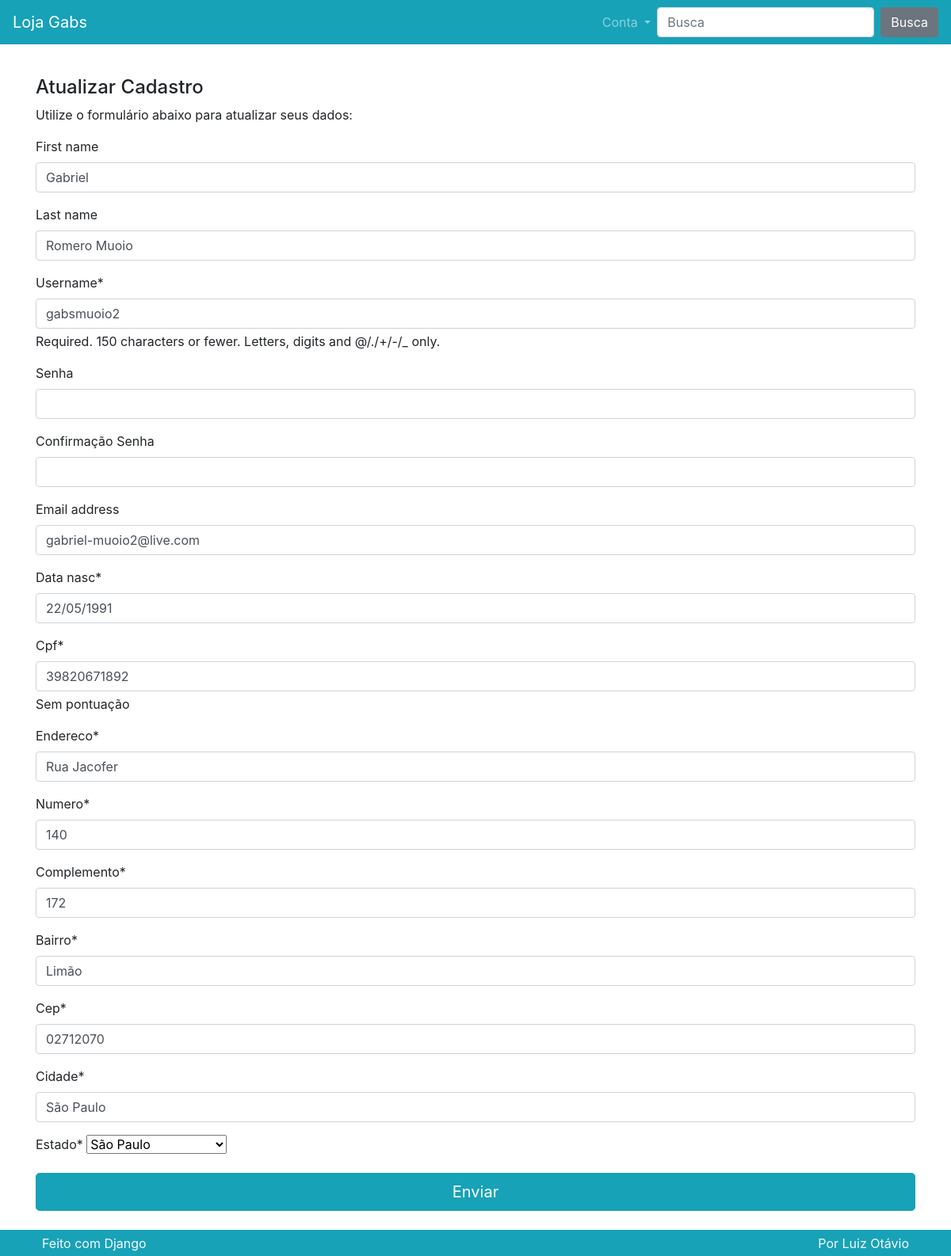
/perfil/ (signed in), run on an earlier commit of the app's database.
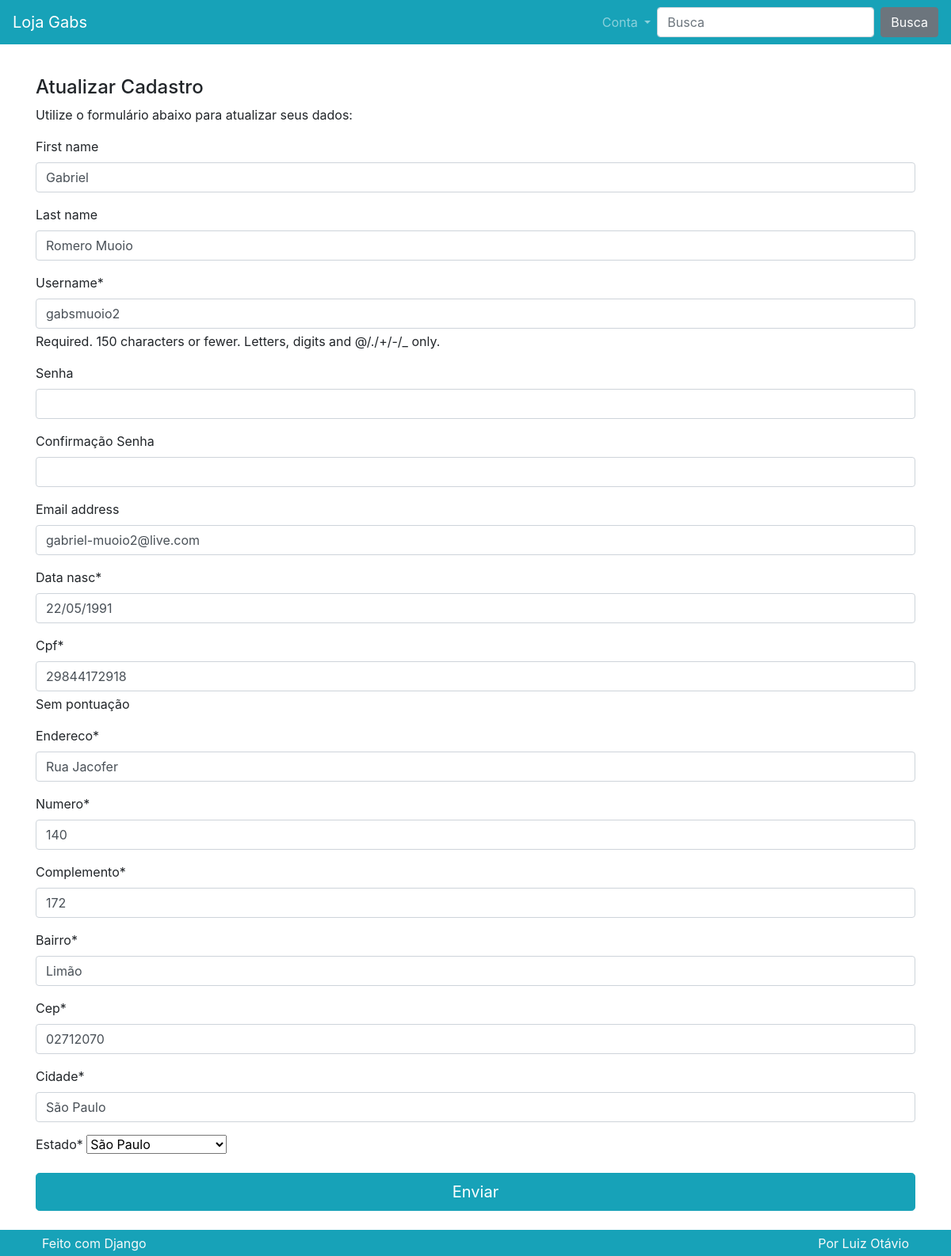
And on a later commit of the database.
### perfil/models.py (models this page shows, shortened)
class Perfil(models.Model):
    class Meta:
        verbose_name = 'Perfil'
        verbose_name_plural = 'Perfis'
        db_table = 'perfil_perfil'
    usuario = models.OneToOneField(User, on_delete=models.CASCADE)
    data_nasc = models.DateField()
    cpf = models.CharField(max_length=11, help_text='Sem pontuação')
    endereco = models.CharField(max_length=50)
    numero = models.CharField(max_length=5)
    complemento = models.CharField(max_length=30)
    bairro = models.CharField(max_length=30)
    cep = models.CharField(max_length=8)
    cidade = models.CharField(max_length=30)
    estado = models.CharField(
        max_length=2,
        default='SP',
        choices=(
            ('AC', 'Acre'),
            ('AL', 'Alagoas'),
            ('AP', 'Amapá'),
            ('AM', 'Amazonas'),
            ('BA', 'Bahia'),
            ('CE', 'Ceará'),
            ('DF', 'Distrito Federal'),
            ('ES', 'Espírito Santo'),
            ('GO', 'Goiás'),
            ('MA', 'Maranhão'),
            ('MT', 'Mato Grosso'),
            ('MS', 'Mato Grosso do Sul'),
            ('MG', 'Minas Gerais'),
            ('PA', 'Pará'),
            ('PB', 'Paraíba'),
            ('PR', 'Paraná'),
            ('PE', 'Pernambuco'),
            ('PI', 'Piauí'),
            ('RJ', 'Rio de Janeiro'),
            ('RN', 'Rio Grande do Norte'),
            ('RS', 'Rio Grande do Sul'),
            ('RO', 'Rondônia'),
            ('RR', 'Roraima'),
            ('SC', 'Santa Catarina'),
            ('SP', 'São Paulo'),
            ('SE', 'Sergipe'),
            ('TO', 'Tocantins'),
        )
    )

### perfil/views.py (the view)
# urls.py: path('', views.Criar.as_view(), name="criar"),
class Criar(BasePerfil):
    def post(self, *args, **kwargs):
        if not self.userform.is_valid() or not self.perfilform.is_valid():
            print('INVÁLIDO')
            messages.error(
                self.request,
                'Existem erros no formulário de cadastro. Favor corrigir!'
            )
            return self.renderizar
        username = self.userform.cleaned_data.get('username')
        password = self.userform.cleaned_data.get('senha')
        email = self.userform.cleaned_data.get('email')
        first_name = self.userform.cleaned_data.get('first_name')
        last_name = self.userform.cleaned_data.get('last_name')
        if self.request.user.is_authenticated:
            print('Autenticado')
            usuario = get_object_or_404(
                User, username=self.request.user.username
            )
            usuario.username = username
            if password:
                usuario.set_password(password)
            usuario.email = email
            usuario.first_name = first_name
            usuario.last_name = last_name
            usuario.save()
            if not self.perfil:
                self.perfilform.cleaned_data['usuario'] = usuario
                perfil = models.Perfil(**self.perfilform.cleaned_data)
                perfil.save()
            else:
                perfil = self.perfilform.save(commit=False)
                perfil.usuario = usuario
                perfil.save()
        else:
            print('Não Autenticado')
            usuario = self.userform.save(commit=False)
            usuario.set_password(password)
            usuario.save()
            perfil = self.perfilform.save(commit=False)
            perfil.usuario = usuario
            perfil.save()
        print('VÁLIDO')
        if password:
            autentica = authenticate(
                self.request,
                username=usuario,
                password=password
            )
            if autentica:
                login(self.request, user=usuario)
        self.request.session['carrinho'] = self.carrrinho
        self.request.session.save()
        messages.success(
            self.request,
            'Cadastro criado/atualizado com sucesso'
        )
        messages.success(
            self.request,
            'Você fez login e pode concluir sua compra'
        )
        return redirect('produto:carrinho')
        return self.renderizar

### perfil/forms.py (shortened to what this page needs)
class UserForm(forms.ModelForm):
    senha = forms.CharField(
        required=False,
        widget=forms.PasswordInput(),
        label='Senha',
    )
    senha2 = forms.CharField(
        required=False,
        widget=forms.PasswordInput(),
        label='Confirmação Senha'
    )
    def __init__(self, usuario=None, *args, **kwargs):
        super().__init__(*args, **kwargs)
        self.usuario = usuario
    class Meta:
        model = User
        fields = ('first_name', 'last_name', 'username',
                  'senha', 'senha2', 'email')

class PerfilForm(forms.ModelForm):
    class Meta:
        model = models.Perfil
        fields = '__all__'
        exclude = ('usuario',)

### perfil/views.py (called while the page is built)
    def get(self, *args, **kwargs):
        return self.renderizar

### perfil/templates/perfil/atualizar.html (shortened to what this page needs)
{% extends 'perfil/criar.html' %}
{% block titulocadastro %}
<h4>Atualizar Cadastro</h4>
<p>Utilize o formulário abaixo para atualizar seus dados:</p>
{% endblock %}

### perfil/templates/perfil/criar.html (shortened to what this page needs)
{% extends 'base.html' %}
{% load crispy_forms_tags %}
{% block conteudo %}
<div class="row">
    <div class="col-lg mt-3">
        {% block titulocadastro %}{% endblock %}
        <form method="POST" action="">
            {{ userform|crispy }}
            {{ perfilform|crispy }}
            <div class="row">
                <div class="col">
                    <button type="submit" class="btn btn-primary btn-block btn-lg">Enviar</button>
                </div>
            </div>
        </form>
    </div>
</div>
{% endblock %}

What changed in the data, as far as the page shows it:
changed Perfil "Rua Jacofer": cpf "39820671892" → "29844172918"
